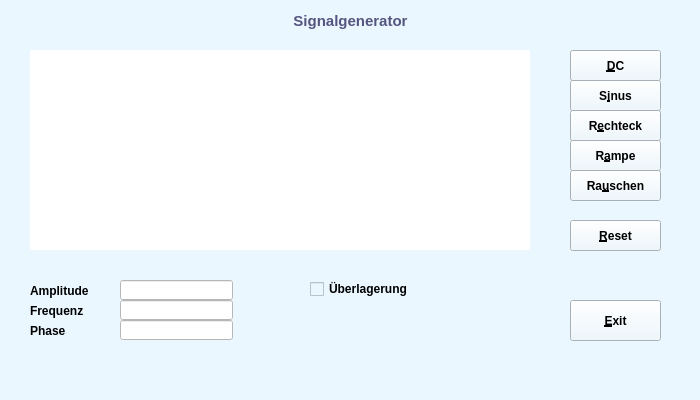
<?xml version="1.0" encoding="UTF-8"?>
<ui version="4.0">
 <class>MainWindow</class>
 <widget class="QMainWindow" name="MainWindow">
  <property name="geometry">
   <rect>
    <x>0</x>
    <y>0</y>
    <width>700</width>
    <height>400</height>
   </rect>
  </property>
  <property name="windowTitle">
   <string/>
  </property>
  <property name="autoFillBackground">
   <bool>false</bool>
  </property>
  <property name="styleSheet">
   <string notr="true">background-color: rgb(234, 247, 255);</string>
  </property>
  <widget class="QWidget" name="centralWidget">
   <widget class="QLabel" name="label">
    <property name="geometry">
     <rect>
      <x>230</x>
      <y>10</y>
      <width>241</width>
      <height>21</height>
     </rect>
    </property>
    <property name="font">
     <font>
      <pointsize>11</pointsize>
      <weight>75</weight>
      <bold>true</bold>
     </font>
    </property>
    <property name="styleSheet">
     <string notr="true">color: rgb(85, 85, 127);</string>
    </property>
    <property name="text">
     <string>Signalgenerator</string>
    </property>
    <property name="alignment">
     <set>Qt::AlignCenter</set>
    </property>
   </widget>
   <widget class="QPushButton" name="dcButton">
    <property name="geometry">
     <rect>
      <x>570</x>
      <y>50</y>
      <width>91</width>
      <height>31</height>
     </rect>
    </property>
    <property name="font">
     <font>
      <weight>75</weight>
      <bold>true</bold>
     </font>
    </property>
    <property name="text">
     <string>&amp;DC</string>
    </property>
   </widget>
   <widget class="QPushButton" name="sinusButton">
    <property name="geometry">
     <rect>
      <x>570</x>
      <y>80</y>
      <width>91</width>
      <height>31</height>
     </rect>
    </property>
    <property name="font">
     <font>
      <weight>75</weight>
      <bold>true</bold>
     </font>
    </property>
    <property name="text">
     <string>S&amp;inus</string>
    </property>
   </widget>
   <widget class="QPushButton" name="rectButton">
    <property name="geometry">
     <rect>
      <x>570</x>
      <y>110</y>
      <width>91</width>
      <height>31</height>
     </rect>
    </property>
    <property name="font">
     <font>
      <weight>75</weight>
      <bold>true</bold>
     </font>
    </property>
    <property name="text">
     <string>R&amp;echteck</string>
    </property>
   </widget>
   <widget class="QPushButton" name="rampButton">
    <property name="geometry">
     <rect>
      <x>570</x>
      <y>140</y>
      <width>91</width>
      <height>31</height>
     </rect>
    </property>
    <property name="font">
     <font>
      <weight>75</weight>
      <bold>true</bold>
     </font>
    </property>
    <property name="text">
     <string>R&amp;ampe</string>
    </property>
   </widget>
   <widget class="QPushButton" name="noiseButton">
    <property name="geometry">
     <rect>
      <x>570</x>
      <y>170</y>
      <width>91</width>
      <height>31</height>
     </rect>
    </property>
    <property name="font">
     <font>
      <weight>75</weight>
      <bold>true</bold>
     </font>
    </property>
    <property name="text">
     <string>Ra&amp;uschen</string>
    </property>
   </widget>
   <widget class="QPushButton" name="resetButton">
    <property name="geometry">
     <rect>
      <x>570</x>
      <y>220</y>
      <width>91</width>
      <height>31</height>
     </rect>
    </property>
    <property name="font">
     <font>
      <weight>75</weight>
      <bold>true</bold>
     </font>
    </property>
    <property name="text">
     <string>&amp;Reset</string>
    </property>
   </widget>
   <widget class="QPushButton" name="exitButton">
    <property name="geometry">
     <rect>
      <x>570</x>
      <y>300</y>
      <width>91</width>
      <height>41</height>
     </rect>
    </property>
    <property name="font">
     <font>
      <weight>75</weight>
      <bold>true</bold>
     </font>
    </property>
    <property name="text">
     <string>&amp;Exit</string>
    </property>
   </widget>
   <widget class="QLabel" name="label_2">
    <property name="geometry">
     <rect>
      <x>30</x>
      <y>280</y>
      <width>81</width>
      <height>21</height>
     </rect>
    </property>
    <property name="font">
     <font>
      <weight>75</weight>
      <bold>true</bold>
     </font>
    </property>
    <property name="text">
     <string>Amplitude</string>
    </property>
   </widget>
   <widget class="QLabel" name="label_5">
    <property name="geometry">
     <rect>
      <x>30</x>
      <y>300</y>
      <width>81</width>
      <height>21</height>
     </rect>
    </property>
    <property name="font">
     <font>
      <weight>75</weight>
      <bold>true</bold>
     </font>
    </property>
    <property name="text">
     <string>Frequenz</string>
    </property>
   </widget>
   <widget class="QLabel" name="label_3">
    <property name="geometry">
     <rect>
      <x>30</x>
      <y>320</y>
      <width>81</width>
      <height>21</height>
     </rect>
    </property>
    <property name="font">
     <font>
      <weight>75</weight>
      <bold>true</bold>
     </font>
    </property>
    <property name="text">
     <string>Phase</string>
    </property>
   </widget>
   <widget class="QLineEdit" name="amplitude">
    <property name="geometry">
     <rect>
      <x>120</x>
      <y>280</y>
      <width>113</width>
      <height>20</height>
     </rect>
    </property>
    <property name="styleSheet">
     <string notr="true">background-color: rgb(255, 255, 255);</string>
    </property>
   </widget>
   <widget class="QLineEdit" name="frequenz">
    <property name="geometry">
     <rect>
      <x>120</x>
      <y>300</y>
      <width>113</width>
      <height>20</height>
     </rect>
    </property>
    <property name="styleSheet">
     <string notr="true">background-color: rgb(255, 255, 255);</string>
    </property>
   </widget>
   <widget class="QLineEdit" name="phase">
    <property name="geometry">
     <rect>
      <x>120</x>
      <y>320</y>
      <width>113</width>
      <height>20</height>
     </rect>
    </property>
    <property name="styleSheet">
     <string notr="true">background-color: rgb(255, 255, 255);</string>
    </property>
   </widget>
   <widget class="QCheckBox" name="superCheck">
    <property name="geometry">
     <rect>
      <x>310</x>
      <y>280</y>
      <width>171</width>
      <height>18</height>
     </rect>
    </property>
    <property name="font">
     <font>
      <weight>75</weight>
      <bold>true</bold>
     </font>
    </property>
    <property name="text">
     <string>Überlagerung</string>
    </property>
   </widget>
   <widget class="grafik" name="scope" native="true">
    <property name="geometry">
     <rect>
      <x>30</x>
      <y>50</y>
      <width>500</width>
      <height>200</height>
     </rect>
    </property>
    <property name="styleSheet">
     <string notr="true">background-color: rgb(255, 255, 255);</string>
    </property>
   </widget>
  </widget>
  <widget class="QStatusBar" name="statusBar"/>
 </widget>
 <layoutdefault spacing="6" margin="11"/>
 <customwidgets>
  <customwidget>
   <class>grafik</class>
   <extends>QWidget</extends>
   <header>grafik.h</header>
   <container>1</container>
  </customwidget>
 </customwidgets>
 <resources/>
 <connections/>
</ui>
